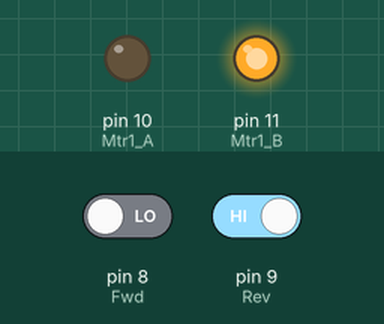
The sketch below on a simulated Arduino Uno, built with avr-gcc and run on an emulated ATmega328P. Parts: output pins drawn as LEDs (lit = HIGH). The inputs (shaded band) are chosen by the test bench; at power-on: pin 8 (Fwd) LOW, pin 9 (Rev) HIGH.

Above: at 1.2 s.
1.3 s: pin 8 (Fwd) driven HIGH
At 2.0 s:
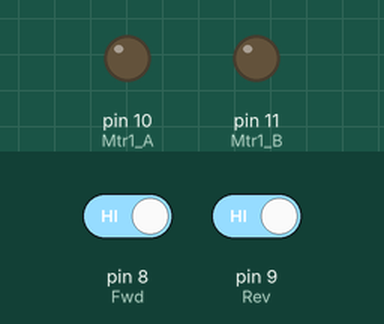
2.8 s: pin 9 (Rev) driven LOW
At 3.1 s:
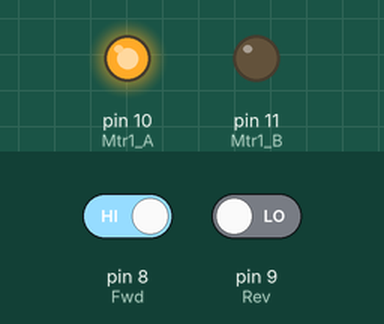
4.3 s: pin 9 (Rev) driven HIGH
At 5.5 s:
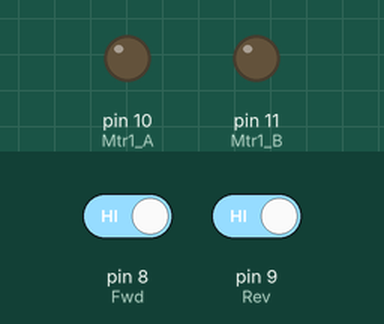
5.8 s: pin 8 (Fwd) driven LOW
At 6.6 s:
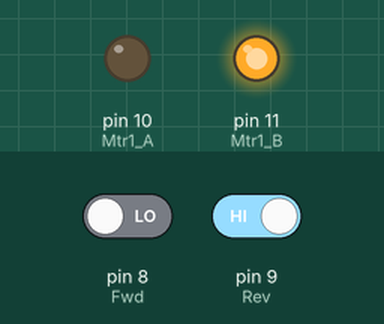
Timing chart, 0 to 8.3 s (numbered marks = the images above; inputs shaded):
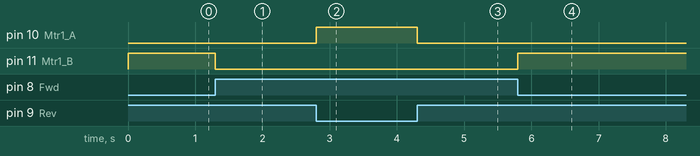

The sketch:

2channelRelay_1Motor.ino
```cpp
int Fwd = 8;
int Rev = 9;
int Mtr1_A = 10;
int Mtr1_B = 11;

void setup()
{
 pinMode(Fwd, INPUT);
 pinMode(Rev, INPUT);
 pinMode(Mtr1_A, OUTPUT);
 pinMode(Mtr1_B, OUTPUT);
}

void loop()
{
  if(digitalRead(Fwd) == HIGH && digitalRead(Rev) == LOW)
  {
    digitalWrite(Mtr1_A, HIGH);
    digitalWrite(Mtr1_B,LOW);
  }
  else if(digitalRead(Rev) == HIGH && digitalRead(Fwd) == LOW)
  {
    digitalWrite(Mtr1_A, LOW);
    digitalWrite(Mtr1_B, HIGH);
  }
  else if(digitalRead(Fwd) == LOW && digitalRead(Rev) == LOW || digitalRead(Fwd) == HIGH && digitalRead(Rev) == HIGH )
  {
    digitalWrite(Mtr1_A, LOW);
    digitalWrite(Mtr1_B, LOW);
  }
}
```

Measured:
- after the input at 1.3 s, pin 11 (Mtr1_B): HIGH → LOW at once
- after the input at 2.8 s, pin 10 (Mtr1_A): LOW → HIGH at once
- after the input at 4.3 s, pin 10 (Mtr1_A): HIGH → LOW at once
- after the input at 5.8 s, pin 11 (Mtr1_B): LOW → HIGH at once
